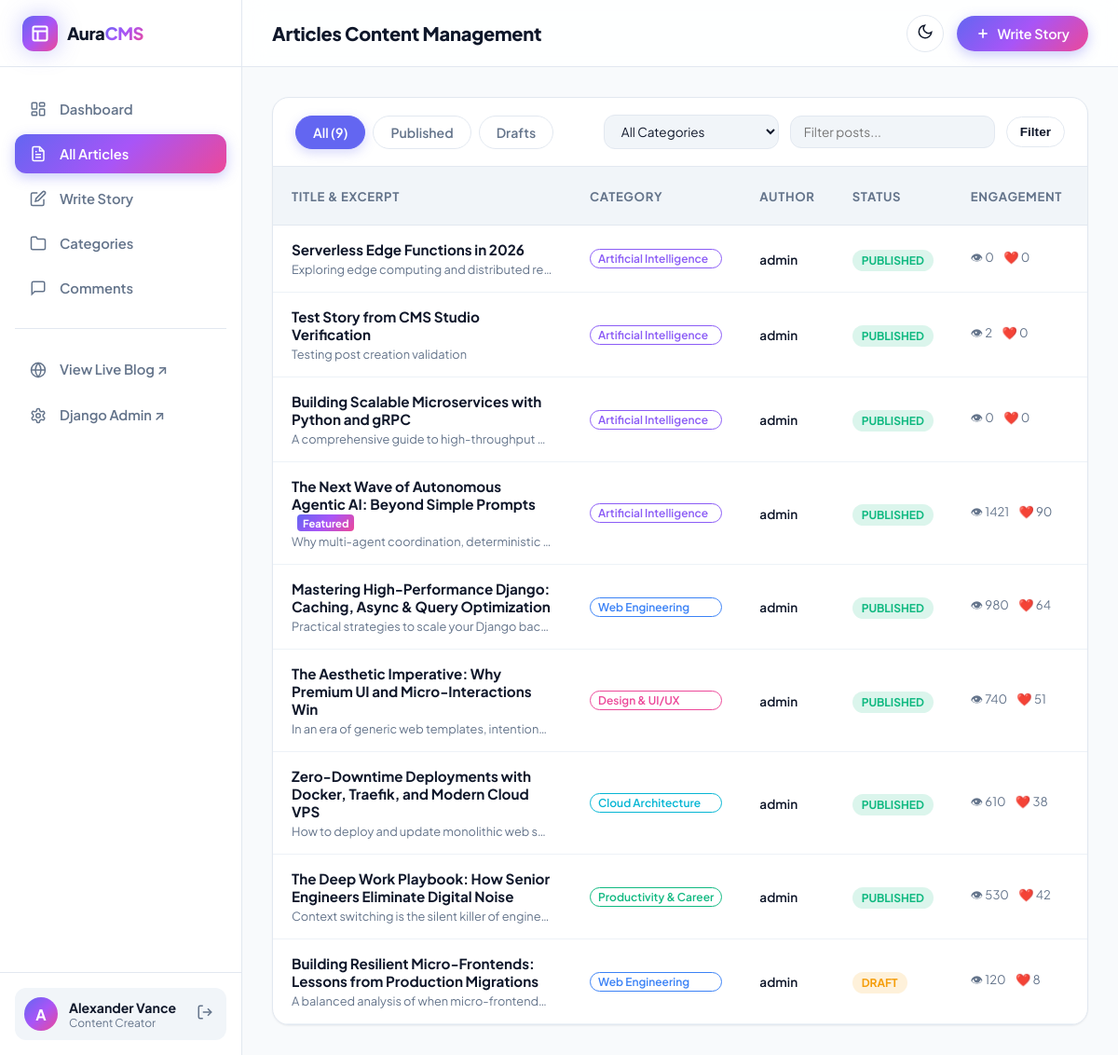
Screenshot of /cms/posts/ (signed in) with the database file from the repository.
### blog/models.py (models this page shows, shortened)
class Post(models.Model):
    STATUS_CHOICES = (
        ('draft', 'Draft'),
        ('published', 'Published'),
        ('archived', 'Archived'),
    )
    title = models.CharField(max_length=250)
    slug = models.SlugField(max_length=280, unique=True, blank=True)
    author = models.ForeignKey(User, on_delete=models.CASCADE, related_name='blog_posts')
    category = models.ForeignKey(Category, on_delete=models.SET_NULL, null=True, blank=True, related_name='posts')
    tags = models.ManyToManyField(Tag, blank=True, related_name='posts')
    excerpt = models.TextField(max_length=500, blank=True, help_text="Short teaser summary for cards and search")
    content = models.TextField(help_text="Formatted article body")
    featured_image = models.ImageField(upload_to='blog_images/%Y/%m/', blank=True, null=True)
    featured_image_url = models.URLField(max_length=500, blank=True, null=True, help_text="Direct image URL (e.g. Unsplash)")
    status = models.CharField(max_length=20, choices=STATUS_CHOICES, default='published')
    is_featured = models.BooleanField(default=False, help_text="Feature this post in the top Hero Spotlight")
    read_time = models.PositiveIntegerField(default=3, blank=True, help_text="Estimated reading time in minutes")
    views_count = models.PositiveIntegerField(default=0)
    likes_count = models.PositiveIntegerField(default=0)
    created_at = models.DateTimeField(auto_now_add=True)
    updated_at = models.DateTimeField(auto_now=True)
    published_at = models.DateTimeField(default=timezone.now)
    class Meta:
        ordering = ['-published_at', '-created_at']
    def get_absolute_url(self):
        return reverse('blog:post_detail', kwargs={'slug': self.slug})

class Category(models.Model):
    name = models.CharField(max_length=100, unique=True)
    slug = models.SlugField(max_length=120, unique=True, blank=True)
    description = models.TextField(blank=True)
    color = models.CharField(max_length=20, default="#6366f1", help_text="Badge hex color e.g. #6366f1")
    icon = models.CharField(max_length=50, default="folder", help_text="Icon identifier e.g. folder, code, compass")
    created_at = models.DateTimeField(auto_now_add=True)
    class Meta:
        verbose_name_plural = "Categories"
        ordering = ['name']

### blog/views.py (the view)
# urls.py: path('cms/posts/', views.cms_post_list, name='cms_post_list'),
@login_required
def cms_post_list(request):
    status_filter = request.GET.get('status', 'all')
    category_filter = request.GET.get('category', 'all')
    search_query = request.GET.get('q', '').strip()
    posts = Post.objects.all().select_related('category', 'author')
    if status_filter in ['published', 'draft', 'archived']:
        posts = posts.filter(status=status_filter)
    if category_filter and category_filter != 'all':
        posts = posts.filter(category__slug=category_filter)
    if search_query:
        posts = posts.filter(Q(title__icontains=search_query) | Q(content__icontains=search_query))
    paginator = Paginator(posts, 10)
    page_number = request.GET.get('page')
    page_obj = paginator.get_page(page_number)
    all_categories = Category.objects.all()
    context = {
        'page_obj': page_obj,
        'status_filter': status_filter,
        'category_filter': category_filter,
        'search_query': search_query,
        'all_categories': all_categories,
        'total_count': posts.count(),
    }
    return render(request, 'cms/post_list.html', context)

### blog/context_processors.py (called while the page is built)
def blog_globals(request):
    categories = Category.objects.all()
    popular_posts = Post.objects.filter(status='published').order_by('-views_count')[:4]
    return {
        'nav_categories': categories,
        'footer_popular_posts': popular_posts,
        'site_name': 'AuraBlog CMS',
        'site_tagline': 'Crafting Stories, Empowering Creators',
    }

### templates/cms/post_list.html (shortened to what this page needs)
{% extends 'cms/base_cms.html' %}
{% load static %}
{% load blog_tags %}
{% block page_title %}Articles Content Management{% endblock %}
{% block cms_content %}
<div class="data-table-card">
  <div class="table-toolbar">
    <div style="display:flex; align-items:center; gap:8px;">
      <a href="?status=all{% if category_filter != 'all' %}&category={{ category_filter }}{% endif %}{% if search_query %}&q={{ search_query }}{% endif %}" class="cat-chip {% if status_filter == 'all' %}active{% endif %}">
        All ({{ total_count }})
      </a>
      <a href="?status=published{% if category_filter != 'all' %}&category={{ category_filter }}{% endif %}{% if search_query %}&q={{ search_query }}{% endif %}" class="cat-chip {% if status_filter == 'published' %}active{% endif %}">
        Published
      </a>
      <a href="?status=draft{% if category_filter != 'all' %}&category={{ category_filter }}{% endif %}{% if search_query %}&q={{ search_query }}{% endif %}" class="cat-chip {% if status_filter == 'draft' %}active{% endif %}">
        Drafts
      </a>
    </div>
    <form method="GET" style="display:flex; align-items:center; gap:12px;">
      <select name="category" class="form-select" onchange="this.form.submit()" style="padding:8px 14px; font-size:0.85rem; width:auto;">
        <option value="all">All Categories</option>
      </select>
      <div style="position:relative;">
        <input type="text" name="q" value="{{ search_query }}" placeholder="Filter posts..." class="form-input" style="padding:8px 14px; font-size:0.85rem; width:220px;">
      </div>
      <button type="submit" class="btn-secondary" style="padding:8px 14px; font-size:0.85rem;">Filter</button>
    </form>
  </div>
  <div class="table-responsive">
    <table class="data-table">
      <thead>
        <tr>
          <th>Title & Excerpt</th>
          <th>Category</th>
          <th>Author</th>
          <th>Status</th>
          <th>Engagement</th>
          <th>Published Date</th>
        </tr>
      </thead>
      <tbody>
        {% for post in page_obj %}
          <tr>
            <td style="max-width:320px;">
              <div style="font-weight:700; color:var(--text-main); font-size:0.95rem; margin-bottom:4px;">
                <a href="{{ post.get_absolute_url }}" target="_blank" style="color:inherit;">{{ post.title }}</a>
                {% if post.is_featured %}
                  <span style="font-size:0.7rem; background:var(--brand-gradient); color:white; padding:2px 6px; border-radius:4px; margin-left:6px;">Featured</span>
                {% endif %}
              </div>
              <div style="font-size:0.8rem; color:var(--text-muted); overflow:hidden; text-overflow:ellipsis; white-space:nowrap;">
                {{ post.excerpt|default:post.content|truncatewords:12 }}
              </div>
            </td>
            <td>
              {% if post.category %}
                <span class="cat-chip" style="padding:2px 8px; font-size:0.75rem; border-color:{{ post.category.color }}; color:{{ post.category.color }};">
                  {{ post.category.name }}
                </span>
              {% else %}
                <span style="color:var(--text-muted); font-size:0.8rem;">—</span>
              {% endif %}
            </td>
            <td>
              <span style="font-weight:600; font-size:0.85rem;">{{ post.author.username }}</span>
            </td>
            <td>
              <span class="badge-status {{ post.status }}">{{ post.status }}</span>
            </td>
            <td>
              <div style="font-size:0.82rem; color:var(--text-muted);">
                <span>👁 {{ post.views_count }}</span>
                <span style="margin-left:8px;">❤️ {{ post.likes_count }}</span>
              </div>
            </td>
            <td style="font-size:0.85rem; color:var(--text-muted);">
            </td>
          </tr>
        {% empty %}
          <tr>
            <td colspan="7" style="text-align:center; padding:48px; color:var(--text-muted);">
              No articles match the current filter.
            </td>
          </tr>
        {% endfor %}
      </tbody>
    </table>
  </div>
</div>
{% endblock %}

### templates/cms/base_cms.html (shortened to what this page needs)
{% load static %}
<!DOCTYPE html>
<html lang="en">
<head>
  <link rel="stylesheet" href="{% static 'css/main.css' %}">
</head>
<body class="cms-body">
  <div class="cms-wrapper">
    <aside class="cms-sidebar" id="cmsSidebar">
      <div class="cms-sidebar-header">
        <a href="{% url 'blog:cms_dashboard' %}" class="brand-logo">
          <div class="brand-icon">
            <svg width="20" height="20" viewBox="0 0 24 24" fill="none" stroke="currentColor" stroke-width="2.5"><rect width="18" height="18" x="3" y="3" rx="2"/><path d="M3 9h18M9 21V9"/></svg>
          </div>
          <span style="font-size:1.15rem;">Aura<span class="brand-text-gradient">CMS</span></span>
        </a>
      </div>
      <nav class="cms-sidebar-nav">
        <a href="{% url 'blog:cms_dashboard' %}" class="cms-nav-item {% if request.resolver_match.url_name == 'cms_dashboard' %}active{% endif %}" id="cmsNavDashboard">
          <svg width="18" height="18" viewBox="0 0 24 24" fill="none" stroke="currentColor" stroke-width="2"><rect width="7" height="9" x="3" y="3" rx="1"/><rect width="7" height="5" x="14" y="3" rx="1"/><rect width="7" height="9" x="14" y="12" rx="1"/><rect width="7" height="5" x="3" y="16" rx="1"/></svg>
          <span>Dashboard</span>
        </a>
        <a href="{% url 'blog:cms_post_list' %}" class="cms-nav-item {% if request.resolver_match.url_name == 'cms_post_list' %}active{% endif %}" id="cmsNavPosts">
          <svg width="18" height="18" viewBox="0 0 24 24" fill="none" stroke="currentColor" stroke-width="2"><path d="M14 2H6a2 2 0 0 0-2 2v16a2 2 0 0 0 2 2h12a2 2 0 0 0 2-2V8z"/><polyline points="14 2 14 8 20 8"/><line x1="16" y1="13" x2="8" y2="13"/><line x1="16" y1="17" x2="8" y2="17"/><polyline points="10 9 9 9 8 9"/></svg>
          <span>All Articles</span>
        </a>
        <a href="{% url 'blog:cms_post_create' %}" class="cms-nav-item {% if request.resolver_match.url_name == 'cms_post_create' %}active{% endif %}" id="cmsNavNewPost">
          <svg width="18" height="18" viewBox="0 0 24 24" fill="none" stroke="currentColor" stroke-width="2"><path d="M11 4H4a2 2 0 0 0-2 2v14a2 2 0 0 0 2 2h14a2 2 0 0 0 2-2v-7"/><path d="M18.5 2.5a2.121 2.121 0 0 1 3 3L12 15l-4 1 1-4 9.5-9.5z"/></svg>
          <span>Write Story</span>
        </a>
        <a href="{% url 'blog:cms_category_list' %}" class="cms-nav-item {% if request.resolver_match.url_name == 'cms_category_list' %}active{% endif %}" id="cmsNavCategories">
          <svg width="18" height="18" viewBox="0 0 24 24" fill="none" stroke="currentColor" stroke-width="2"><path d="M22 19a2 2 0 0 1-2 2H4a2 2 0 0 1-2-2V5a2 2 0 0 1 2-2h5l2 3h9a2 2 0 0 1 2 2z"/></svg>
          <span>Categories</span>
        </a>
        <a href="{% url 'blog:cms_comment_list' %}" class="cms-nav-item {% if request.resolver_match.url_name == 'cms_comment_list' %}active{% endif %}" id="cmsNavComments">
          <svg width="18" height="18" viewBox="0 0 24 24" fill="none" stroke="currentColor" stroke-width="2"><path d="M21 15a2 2 0 0 1-2 2H7l-4 4V5a2 2 0 0 1 2-2h14a2 2 0 0 1 2 2z"/></svg>
          <span>Comments</span>
        </a>
        <div style="height: 1px; background: var(--border-color); margin: 16px 0;"></div>
        <a href="{% url 'blog:post_list' %}" class="cms-nav-item" target="_blank" id="cmsNavLiveBlog">
          <svg width="18" height="18" viewBox="0 0 24 24" fill="none" stroke="currentColor" stroke-width="2"><circle cx="12" cy="12" r="10"/><line x1="2" y1="12" x2="22" y2="12"/><path d="M12 2a15.3 15.3 0 0 1 4 10 15.3 15.3 0 0 1-4 10 15.3 15.3 0 0 1-4-10 15.3 15.3 0 0 1 4-10z"/></svg>
          <span>View Live Blog ↗</span>
        </a>
        <a href="/admin/" class="cms-nav-item" target="_blank" id="cmsNavDjangoAdmin">
          <span>Django Admin ↗</span>
        </a>
      </nav>
      <div class="cms-sidebar-footer">
        <div class="cms-user-pill">
          <div style="width:36px; height:36px; border-radius:50%; background:var(--brand-gradient); display:flex; align-items:center; justify-content:center; color:white; font-weight:700;">
            {{ user.username|slice:":1"|upper }}
          </div>
          <div style="flex:1; min-width:0;">
            <div style="font-weight:700; font-size:0.88rem; overflow:hidden; text-overflow:ellipsis; white-space:nowrap;">{{ user.get_full_name|default:user.username }}</div>
            <div style="font-size:0.75rem; color:var(--text-muted);">Content Creator</div>
          </div>
          <a href="{% url 'blog:cms_logout' %}" title="Log out" style="color:var(--text-muted); padding:4px;">
            <svg width="18" height="18" viewBox="0 0 24 24" fill="none" stroke="currentColor" stroke-width="2"><path d="M9 21H5a2 2 0 0 1-2-2V5a2 2 0 0 1 2-2h4"/><polyline points="16 17 21 12 16 7"/><line x1="21" y1="12" x2="9" y2="12"/></svg>
          </a>
        </div>
      </div>
    </aside>
    <div class="cms-main">
      <header class="cms-topbar">
        <div style="display:flex; align-items:center; gap:16px;">
          <h2 style="font-size:1.25rem; font-weight:800; letter-spacing:-0.01em;">{% block page_title %}Dashboard{% endblock %}</h2>
        </div>
        <div style="display:flex; align-items:center; gap:14px;">
          <button type="button" class="btn-icon theme-toggle-btn" title="Toggle color theme">
            <span class="theme-icon">
            </span>
          </button>
          <a href="{% url 'blog:cms_post_create' %}" class="btn-primary" id="cmsTopNewPostBtn">
            <svg width="16" height="16" viewBox="0 0 24 24" fill="none" stroke="currentColor" stroke-width="2.5"><line x1="12" y1="5" x2="12" y2="19"/><line x1="5" y1="12" x2="19" y2="12"/></svg>
            Write Story
          </a>
        </div>
      </header>
      <main class="cms-content">
        {% block cms_content %}{% endblock %}
      </main>
    </div>
  </div>
</body>
</html>

### rows the page displays
Post: title "Serverless Edge Functions in 2026", excerpt "Exploring edge computing and distributed re…", category.name "Artificial Intelligence", author.username "admin", status "PUBLISHED", views_count "0", likes_count "0"
Post: title "Test Story from CMS Studio Verification", excerpt "Testing post creation validation", category.name "Artificial Intelligence", author.username "admin", status "PUBLISHED", views_count "2", likes_count "0"
Post: title "Building Scalable Microservices with Python and gRPC", excerpt "A comprehensive guide to high-throughput…", category.name "Artificial Intelligence", author.username "admin", status "PUBLISHED", views_count "0", likes_count "0"
Post: title "The Next Wave of Autonomous Agentic AI: Beyond Simple Prompts", is_featured "Featured", excerpt "Why multi-agent coordination, deterministic…", category.name "Artificial Intelligence", author.username "admin", status "PUBLISHED", views_count "1421", likes_count "90"
Post: title "Mastering High-Performance Django: Caching, Async & Query Optimization", excerpt "Practical strategies to scale your Django bac…", category.name "Web Engineering", author.username "admin", status "PUBLISHED", views_count "980", likes_count "64"
Post: title "The Aesthetic Imperative: Why Premium UI and Micro-Interactions Win", excerpt "In an era of generic web templates, intention…", category.name "Design & UI/UX", author.username "admin", status "PUBLISHED", views_count "740", likes_count "51"
Post: title "Zero-Downtime Deployments with Docker, Traefik, and Modern Cloud VPS", excerpt "How to deploy and update monolithic web s…", category.name "Cloud Architecture", author.username "admin", status "PUBLISHED", views_count "610", likes_count "38"
Post: title "The Deep Work Playbook: How Senior Engineers Eliminate Digital Noise", excerpt "Context switching is the silent killer of engine…", category.name "Productivity & Career", author.username "admin", status "PUBLISHED", views_count "530", likes_count "42"
Post: title "Building Resilient Micro-Frontends: Lessons from Production Migrations", excerpt "A balanced analysis of when micro-frontend…", category.name "Web Engineering", author.username "admin", status "DRAFT", views_count "120", likes_count "8"

### other values shown
{{ user.username|slice:":1"|upper }} "A"
{{ user.get_full_name|default:user.username }} "Alexander Vance"
{{ total_count }} "9"
